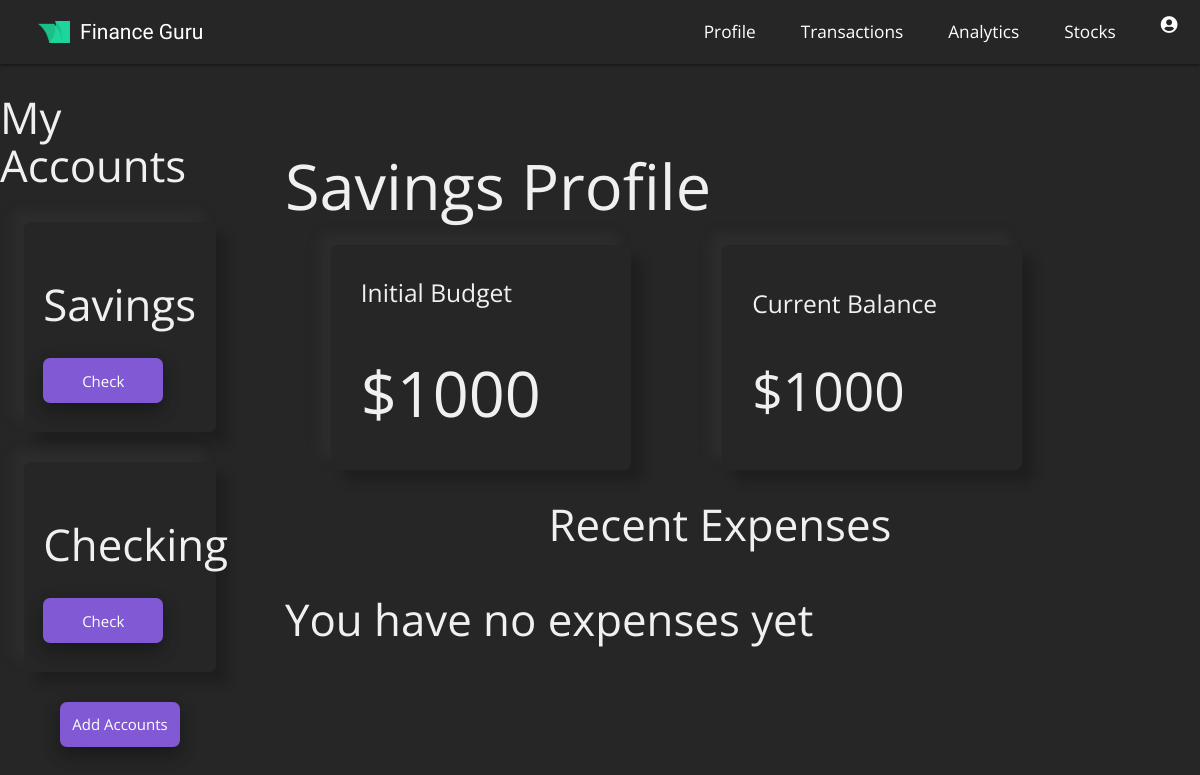
Before: /savings (signed in) with the older database file.
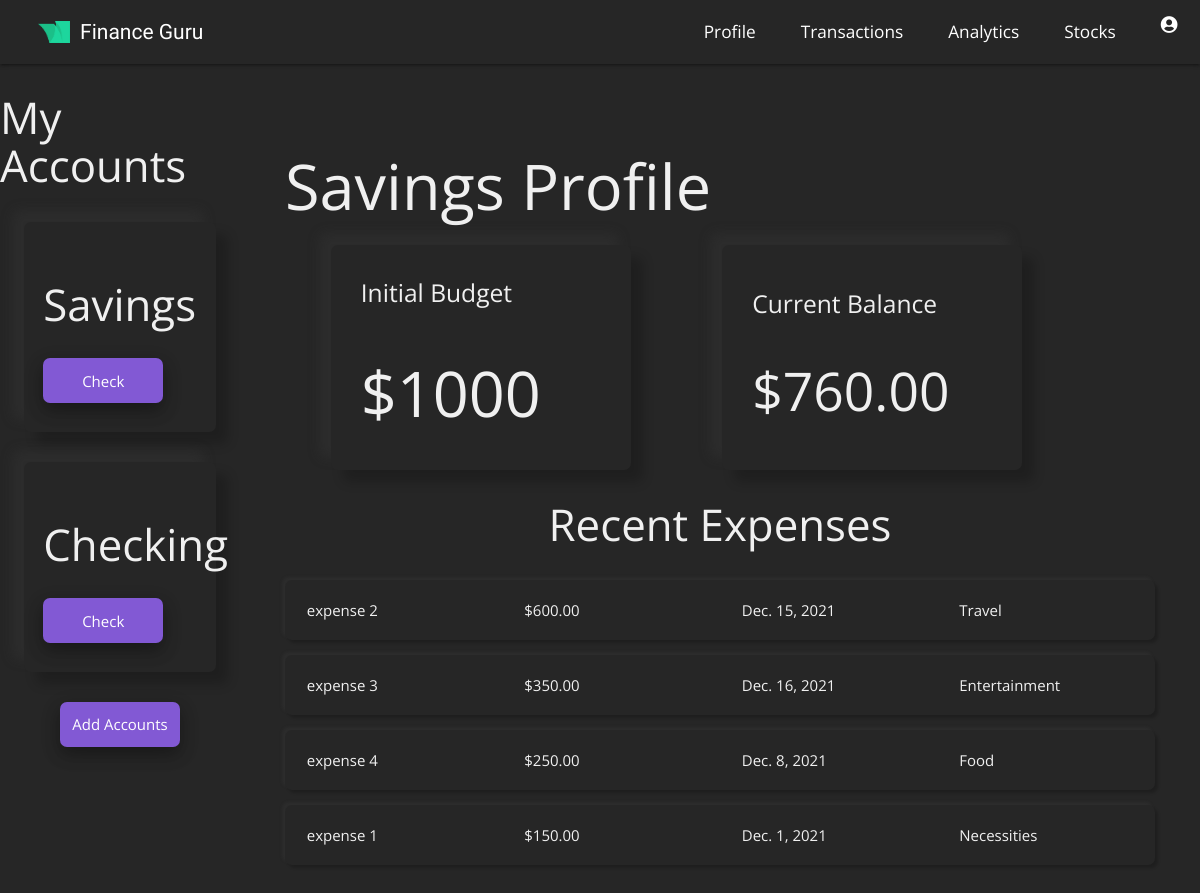
After: the same page with the newer database file.
### budget/models.py (models this page shows, shortened)
class Project(models.Model):
    name = models.CharField(max_length=100)
    slug = models.SlugField(max_length=100, unique=True, blank=True)
    budget = models.IntegerField()
    def budget_left(self):
        expense_list = Expense.objects.filter(project=self)
        income_list = Income.objects.filter(project=self)
        total_expense_amount = 0
        total_income_amount = 0
        for expense in expense_list:
            total_expense_amount += expense.amount
        for income in income_list:
            total_income_amount += income.amount
        return self.budget - total_expense_amount + total_income_amount

class Expense(models.Model):
    project = models.ForeignKey(Project, on_delete = models.CASCADE, related_name = 'expenses')
    title = models.CharField(max_length=100)
    amount = models.DecimalField(max_digits=8, decimal_places=2)
    date = models.DateField(("Date"), default=datetime.date.today)
    type = 'expense'
    category = models.CharField( max_length = 20, choices = EXPENSE_CATEGORY_CHOICES , default ='Food')
    class Meta:
        ordering = ('-amount',)

class Income(models.Model):
    project = models.ForeignKey(Project, on_delete = models.CASCADE, related_name = 'income')
    title = models.CharField(max_length=100)
    amount = models.DecimalField(max_digits=8, decimal_places=2)
    date = models.DateField(("Date"), default=datetime.date.today)
    type = 'income'
    category = models.CharField( max_length = 20, choices = INCOME_CATEGORY_CHOICES , default ='Paycheck')
    class Meta:
        ordering = ('-amount',)

### budget/views.py (the view)
# urls.py: path('<slug:project_slug>', views.profile, name = 'profile'),
@login_required()
def profile(request, project_slug):
    project = get_object_or_404(Project, slug=project_slug)
    project_list = Project.objects.all()
    return render(request, 'budget/profile.html', {
        'project': project,
        'project_list': project_list,
        'expense_list': project.expenses.all(),
    })

### budget/templates/budget/profile.html
{% extends 'budget/base.html' %}
{% block content %}
{% include "budget/header.html" %}
<div class = "profile-section">
    <h1 class = "page-header">{{ project.name }} Profile</h1>
    <section class="profile-stats">
        <div class = "stat-card">
            <div class="stat-card-content">
                <h5>Initial Budget</h6>
                <h1>${{ project.budget }}</h1>
            </div>
        </div>
        <div class = "stat-card">
            <div class="stat-card-content">
                <h5>Current Balance</h6>
                {% if project.budget_left > 0 %}
                    <h2>${{ project.budget_left }}</h2>
                {% elif project.budget_left == 0 %}
                    <h2>${{ project.budget_left }}</h2>
                {% else %}
                    <h2>${{ project.budget_left }}</h2>
                {% endif %}
            </div>
        </div>
    </section>
    <section class = "section-expenses">
        <h3>Recent Expenses</h3>
        <ul class="expense-list">
            {% for expense in expense_list %}
            <li>
                <div class="expense-col">
                    <span>{{ expense.title }}</span>
                </div>
                <div class="expense-col">
                    <span>${{ expense.amount }}</span>
                </div>
                <div class="expense-col">
                    <span>{{ expense.date }}</span>
                </div>
                <div class="expense-col category">
                    <span>{{ expense.category }}</span>
                </div>
            </li>
            {% empty %}
            <div class = "">
                <h3>You have no expenses yet</h3>
            </div>
            {% endfor %}
        </ul>
    </section>
</div>
{% endblock %}

### budget/templates/budget/base.html (shortened to what this page needs)
{% load static %}
<!DOCTYPE html>
<html lang="en">
<head>
    <link rel="stylesheet" href="{% static 'css/styles.css' %}" />
    <link rel="stylesheet" href="https://cdnjs.cloudflare.com/ajax/libs/materialize/1.0.0/css/materialize.min.css"/>
    <link rel="stylesheet" href="https://use.fontawesome.com/releases/v5.15.4/css/all.css">
</head>
<body>
    {% block content %}{% endblock %}
</body>
</html>

### budget/templates/budget/header.html (shortened to what this page needs)
{% extends 'budget/base.html' %}
{% load static %}
{% block content %}
<nav class = 'nav-dec'>
    <a href="{% url 'list' %}" class = "logo">
        <img src="./static/images/logo.png" alt="">
        <p>Finance Guru</p>
    </a>
    <div class = "nav-links">
        <a href="{% url 'profile' project.slug %}">Profile</a>
        <a href="{% url 'transactions' project.slug %}">Transactions</a>
        <a href="{% url 'analytics' project.slug %}">Analytics</a>
        <a href="{% url 'stocks' project.slug %}">Stocks</a>
        <div class="dropdown">
            <i class="fas fa-user-circle dropbtn"></i>
        </div>
    </div>
</nav>
<div class = 'left-nav'>
    <h3>My Accounts</h3>
    <div class="project-list">
        {% for project in project_list %}
            <div class="project-card">
                <div class="project-card-content">
                    <h3>{{ project.name }}</h3>
                    <a href="{% url 'profile' project.slug %}" class="account-button">Check</a>
                </div>
            </div>
        {% endfor %}
    </div>
    <a href="../add" class="account-button">
        <span>Add Accounts</span>
    </a>
</div>
{% endblock %}

### budget/static/css/styles.css (style rules this page uses)
* { box-sizing: border-box; margin: 0; padding: 0; }
html { background-color: #262626; }
body { color: rgb(240, 240, 240); font-family: 'Open Sans', sans-serif; }
h1 { font-size: 3rem; }
.nav-dec { background-color: #262626; display: flex; justify-content: space-between; align-items: center; width: 100%; margin-right: 2rem; }
.logo { display: flex; justify-content: center; align-items: center; margin-left: 2rem; z-index: 100; }
.logo img { height: 1.5rem; margin-left: .5rem; margin-right: 10px; }
.logo p { font-size: 1.4rem; font-family: 'Titillium Web', sans-serif; }
.nav-links { display: flex; justify-content: center; align-items: center; z-index: 99; }
.nav-links a, .nav-links i { margin: 0 1.5rem; font-size: 1.15rem; }
.left-nav { display: flex; flex-direction: column; justify-content: center; align-items: center; width: 20%; position: absolute; }
.left-nav .project-list { width: 100%; display: flex; flex-direction: column; justify-content: center; align-items: center; margin-bottom: 1rem; }
.left-nav .project-card { display: flex; justify-content: center; align-items: center; width: 80%; height: 14rem; background-color:#262626; box-shadow: -12px -12px 12px 0 rgba(58, 58, 58, 0.3),12px 12px 12px 0 rgba(0,0,0,.2); border-radius: 7px; margin: 1rem 0; }
.left-nav .project-card-content { display: flex; flex-direction: column; justify-content: center; align-items: flex-start; width: 80%; }
.left-nav .project-card h3 { margin-bottom: 2rem; }
.account-button { display: flex; justify-content: center; align-items: center; background-color: rgba(153, 102, 255, 0.8); outline: none; width: 8rem; height: 3rem; border: none; border-radius: 7px; color:rgb(255, 255, 255); transition: 0.3s ease; box-shadow: 0 8px 16px 0 rgba(0,0,0,0.2), 0 6px 20px 0 rgba(0,0,0,0.19); }
.profile-section { display: flex; flex-direction: column; position: relative; left: 20%; width: 80%; padding: 3rem; overflow: hidden; }
.profile-section .profile-stats { display: flex; justify-content: space-around; align-items: center; width: 90%; }
.profile-section .stat-card { display: flex; justify-content: center; align-items: center; background-color: #262626; box-shadow: -12px -12px 12px 0 rgba(58, 58, 58, 0.3),12px 12px 12px 0 rgba(0,0,0,.2); border-radius: 7px; width: 20rem; height: 15rem; }
.stat-card-content { display: flex; flex-direction: column; justify-content: center; align-items: space-around; width: 80%; }
.section-expenses { width: 100%; display: flex; flex-direction: column; justify-content: center; align-items: center; }
.section-expenses .expense-list { width: 100%; }
.section-expenses li { width: 100%; display: flex; justify-content: space-around; align-items: center; background-color:#262626; box-shadow: -3px -3px 3px 0 rgba(58, 58, 58, 0.3), 3px 3px 3px 0 rgba(0,0,0,.2); border-radius: 7px; height: 3rem; margin: 1rem 0; padding: 2rem 0; }
.section-expenses .expense-col { width: 20%; }

Changed rows visible on the page:
computed for Project "Savings": budget_left "1000" → "760.00"
added Expense: title "expense 2", amount "600.00", date "Dec. 15, 2021", category "Travel"
added Expense: title "expense 3", amount "350.00", date "Dec. 16, 2021", category "Entertainment"
added Expense: title "expense 4", amount "250.00", date "Dec. 8, 2021", category "Food"
added Expense: title "expense 1", amount "150.00", date "Dec. 1, 2021", category "Necessities"
Other visible differences:
text no longer shown: "You have no expenses yet"
